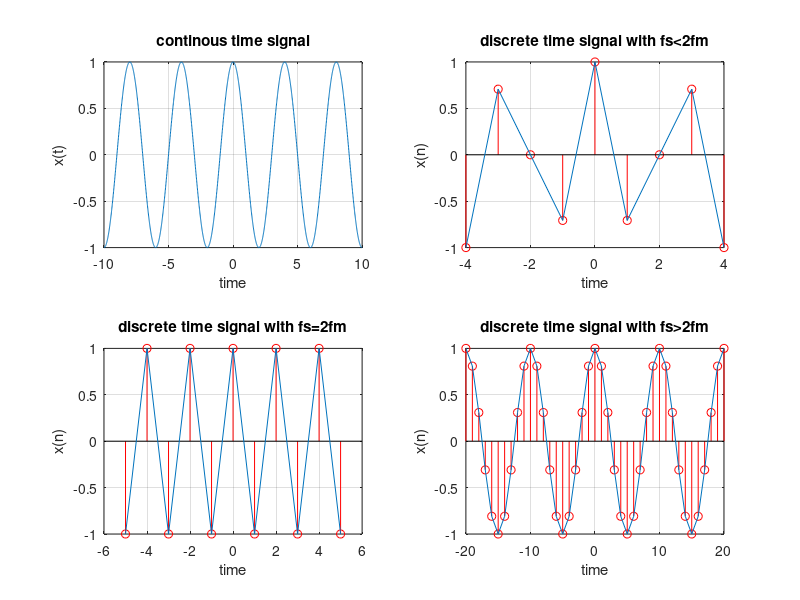

The MATLAB script that drew this image:
%program for verification of sampling theorem
close all; clear all; clc
t=-10:.01:10;
T=4;
fm=1/T;
x=cos(2*pi*fm*t); % input signal
subplot(2,2,1);
plot(t,x);
xlabel('time');ylabel('x(t)');title('continous time signal');
grid;
n1=-4:1:4;
fs1=1.6*fm;
fs2=2*fm;
fs3=10*fm;
%discrete time signal with fs<2fm
x1=cos(2*pi*fm/fs1*n1);
subplot(2,2,2);
stem(n1,x1,'r');
xlabel('time');ylabel('x(n)');
title('discrete time signal with fs<2fm');
hold on
subplot(2,2,2); plot(n1,x1)
grid;
%discrete time signal with fs=2fm
n2=-5:1:5;
x2=cos(2*pi*fm/fs2*n2);
subplot(2,2,3);
stem(n2,x2,'r');
xlabel('time');ylabel('x(n)');
title('discrete time signal with fs=2fm');
hold on
subplot(2,2,3); plot(n2,x2)
%discrete time signal with fs>2fm
grid;
n3=-20:1:20;
x3=cos(2*pi*fm/fs3*n3);
subplot(2,2,4); stem(n3,x3,'r');
xlabel('time');ylabel('x(n)');
title('discrete time signal with fs>2fm');
hold on
subplot(2,2,4); plot(n3,x3)
grid;